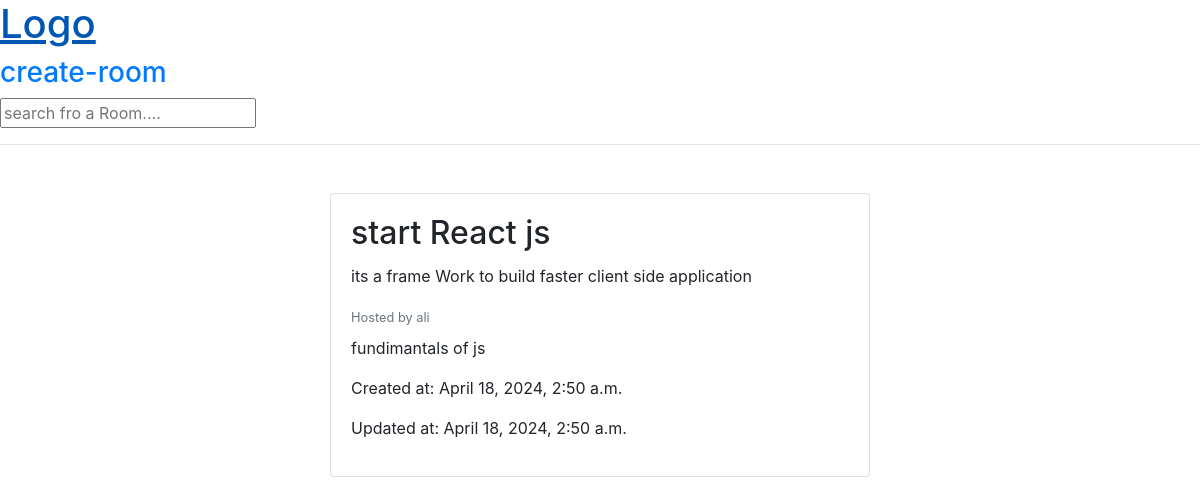
/room/5/, run on the app's committed database.
### base/models.py (models this page shows, shortened)
class Room(models.Model):
    host = models.ForeignKey(User,on_delete=models.SET_NULL,null=True)
    topic = models.ForeignKey(Topic,on_delete=models.SET_NULL,null=True)
    name = models.CharField(max_length=200)
    description = models.TextField(null=True,blank=True)
    updated = models.DateTimeField(auto_now=True)
    created = models.DateTimeField(auto_now_add=True)
    class Meta:
        ordering = ['-updated','-created']

class Topic(models.Model):
    name = models.CharField(max_length=200)

### base/views.py (the view)
# urls.py: path("room/<str:pk>/",views.room,name="room"),
def room(request,pk):
    room = Room.objects.get(id=pk)
    context = {"room" : room}
    return render(request,"base/room.html",context)

### base/templates/base/room.html
{% extends 'main.html' %}
{% block content %}
<div class="container mt-5">
  <div class="row">
    <div class="col-md-6 offset-md-3">
      <div class="card">
        <div class="card-body">
          <h2 class="card-title">{{ room.name }}</h2>
          <p class="card-text">{{ room.description }}</p>
          <p class="card-text mb-2"><small class="text-muted">Hosted by {{ room.host.username }}</small></p>
          <p class="card-text">{{ room.topic.name }}</p>
          <p>Created at: {{ room.created }}</p>
          <p>Updated at: {{ room.updated }}</p>
        </div>
      </div>
    </div>
  </div>
</div>
{% endblock content %}

### static/styles/main.css (style rules this page uses)
body { background: yellow; }

### data on the page
Room: name "start React js", description "its a frame Work to build faster client side application", host.username "ali", topic.name "fundimantals of js", created "April 18, 2024, 2:50 a.m.", updated "April 18, 2024, 2:50 a.m."
